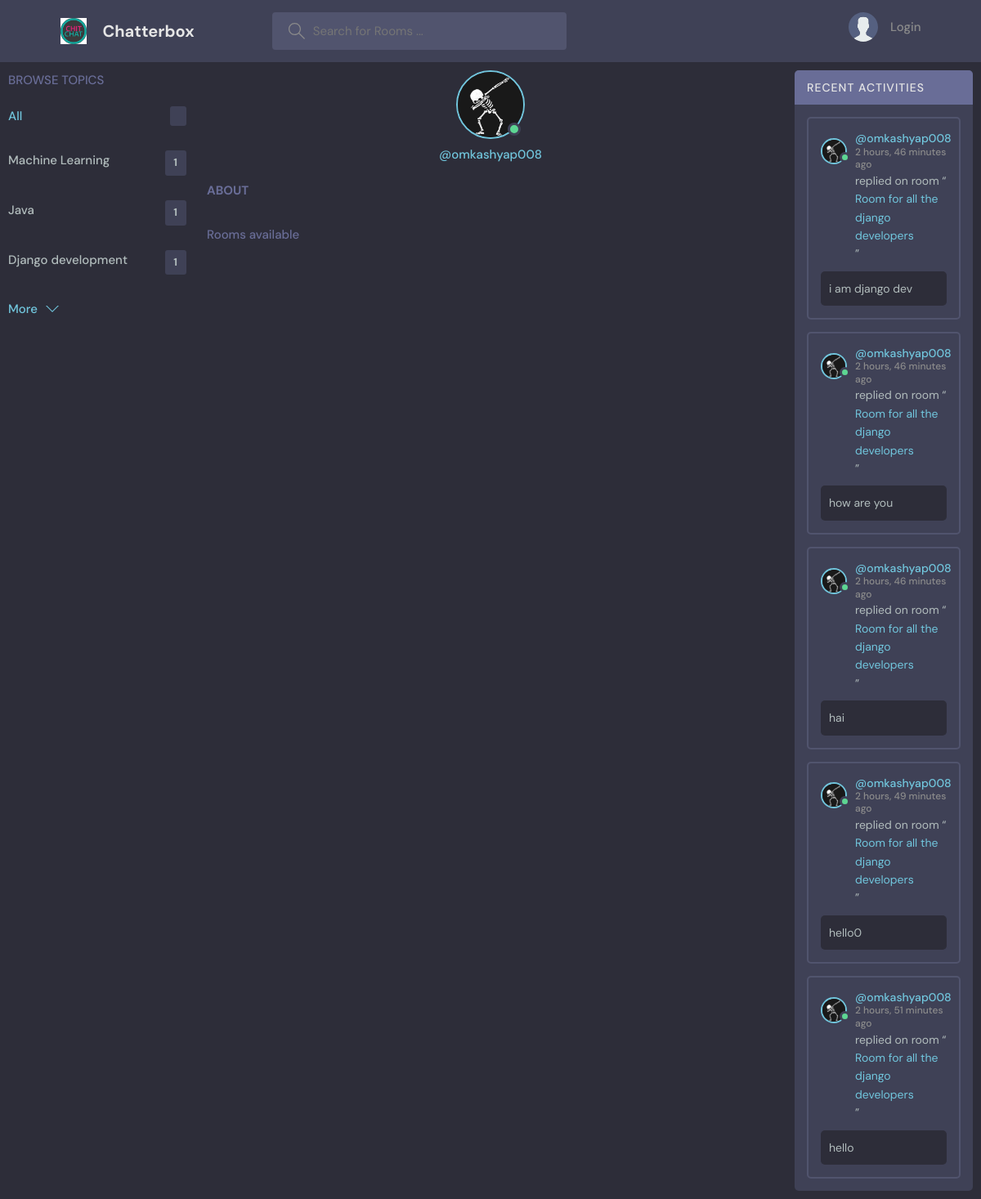
The page /profile/4/ on the database its author committed.
### base/models.py (models this page shows, shortened)
class Topic(models.Model) :
    name = models.CharField(max_length = 100)
    created = models.DateTimeField(auto_now_add = True)
    class Meta :
        ordering = ["created"]

class Profile(models.Model) :
    user = models.OneToOneField(User , on_delete = models.CASCADE)
    image = models.ImageField(default = "default.jpg" , upload_to = "profile_pics")
    first_name = models.CharField(max_length=50 , blank = True , null = True)
    last_name = models.CharField(max_length=50 , blank = True , null = True)
    aboutuser = models.TextField(null = True , blank = True)

class Message(models.Model) :
    user = models.ForeignKey(User , on_delete = models.CASCADE)
    room = models.ForeignKey(Chatroom , on_delete = models.CASCADE)
    body = models.TextField()
    udpated = models.DateTimeField(auto_now = True)
    created = models.DateTimeField(auto_now_add = True)
    class Meta:
        ordering = ["-udpated" , "-created"]

class Chatroom(models.Model) :
    host = models.ForeignKey(User , on_delete = models.CASCADE )
    topic = models.ForeignKey("base.Topic", verbose_name="topic", on_delete=models.SET_NULL , null = True)
    roomname = models.CharField(max_length = 200 )
    description = models.TextField(null = True ,  blank = True)
    participants = models.ManyToManyField(User, verbose_name="participants" , related_name = "participants"  )
    updated = models.DateTimeField(auto_now = True)
    created = models.DateTimeField(auto_now_add = True)
    class Meta :
        ordering = ["-updated" , "-created"]

### base/views.py (the view)
# urls.py: path("profile/<int:pk>/" , base_views.UserProfile , name = "user-profile") ,
def UserProfile(request , pk) :
    user = User.objects.get(id = pk)
    rooms = Chatroom.objects.filter(host=  user)[:10]
    room_messages = user.message_set.all()[:10]
    topics = Topic.objects.all()[:10]
    profile_page = True
    context = {"user" : user , "rooms" : rooms , "topics" : topics , "room_messages" : room_messages,"profile_page":profile_page}
    return render(request , "base/profile.html" , context)

### base/templates/base/profile.html (shortened to what this page needs)
{% extends "base.html" %} {% block content %}
<div class="profile-container">
  {% include "base/topic_component.html" %}
  {% include "base/rooms_component.html" %}
  {% include "base/recent_activity.html" %}
</div>
{% endblock content %}

### base/templates/base/topic_component.html
  <div class="topics" >
    <div class="topics__header">
      <h2>Browse Topics</h2>
    </div>
    <ul class="topics__list">
      <li>
        <a href="{% url 'chat-home' %}" class="active">All <span>{{topics_count}}</span></a>
      </li>
      {% for topic in topics%}
      <li>
        <a href ="{% url 'chat-home' %}?q={{topic.name}}">{{topic.name}}<span>{{topic.chatroom_set.all.count}}</span></a>
      </li>
      {% endfor %}
    </ul>
    <a class="btn btn--link" href="{% url 'topics-page' %}">
      More
      <svg version="1.1" xmlns="http://www.w3.org/2000/svg" width="32" height="32" viewBox="0 0 32 32">
        <title>chevron-down</title>
        <path d="M16 21l-13-13h-3l16 16 16-16h-3l-13 13z"></path>
      </svg>
    </a>
  </div>

### base/templates/base/profile_part.html (shortened to what this page needs)
<div class="profile">
    <div class="profile__avatar">
      <div class="avatar avatar--large active">
        <img src="{{user.profile.image.url}}" />
      </div>
    </div>
    <div class="profile__info">
      <p>@{{user.username}}</p>
    </div>
    <div class="profile__about">
      <h3>About</h3>
    </div>
  </div>

### base/templates/base/recent_activity.html
<div class="activities">
  <div class="activities__header">
    <h2>Recent Activities</h2>
  </div>
  {% for message in room_messages %}
  <div class="activities__box">
    <div class="activities__boxHeader roomListRoom__header">
      <a
        href="{% url 'user-profile' pk=message.user.id %}"
        class="roomListRoom__author"
      >
        <div
          class="avatar avatar--small {% if message.user.is_active %}active{% endif %}"
        >
          <img src="{{message.user.profile.image.url}}" />
        </div>
        <p>
          @{{message.user.username}}
          <span>{{message.created|timesince}} ago</span>
        </p>
      </a>
    </div>
    <div class="activities__boxContent">
      <p>
        replied on room “<a href="{% url 'chat-room' pk=message.room.id %}">
          {{message.room.roomname}}</a
        >”
      </p>
      <div class="activities__boxRoomContent">
        {{message.body|truncatechars:100}}
      </div>
    </div>
  </div>
  {% endfor %}
</div>

### static/style/main.css (style rules this page uses)
:root { --color-main: #71c6dd; --color-main-light: #e1f6fb; --color-dark: #3f4156; --color-dark-medium: #51546e; --color-dark-light: #696d97; --color-light: #e5e5e5; --color-gray: #8b8b8b; --color-light-gray: #b2bdbd; --color-bg: #2d2d39; --color-success: #5dd693; --color-error: #fc4b0b; }
* { font-family: "DM Sans", -apple-system, BlinkMacSystemFont, "Segoe UI", Roboto, Oxygen, Ubuntu, Cantarell, "Open Sans", "Helvetica Neue", sans-serif; margin: 0; padding: 0; box-sizing: border-box; text-rendering: optimizeLegibility; font-size: inherit; }
html { font-size: 56.25%; }
@media only screen and (min-width: 1200px) { html { font-size: 62.5%; } }
body { line-height: 1.6; font-weight: 400; font-size: 1.5rem; color: var(--color-light-gray); background-color: var(--color-bg); min-height: 100vh; }
img { width: 100%; }
a { display: inline-block; color: var(--color-main); text-decoration: none; }
.btn { background-color: transparent; border: none; display: inline-flex; align-items: center; gap: 1rem; cursor: pointer; transition: all ease-in-out 0.3s; padding: 1rem 2rem; border-radius: 5px; box-shadow: 1px 1px 3px 1px rgba(0, 0, 0, 0.15); font-weight: 500; }
.btn--link { border-radius: 0; padding: 0; color: var(--color-main); box-shadow: none; }
.btn > svg { fill: currentColor; width: 1.6rem; height: 1.6rem; }
.avatar { position: relative; display: inline-block; border-radius: 50%; border: 2px solid var(--color-main); }
.avatar img { display: block; border-radius: 50%; object-fit: cover; object-position: center; }
.avatar::after { content: ""; display: block; position: absolute; background-color: var(--color-gray); z-index: 111; border-radius: 50%; border: 0.3rem solid var(--color-dark); }
.avatar.active::after { background-color: var(--color-success); }
.avatar.avatar--small img { width: 2.8rem; height: 2.8rem; }
.avatar.avatar--small:after { width: 0.7rem; height: 0.7rem; bottom: 0px; right: -6px; }
.avatar.avatar--large img { display: block; width: 8rem; height: 8rem; border-radius: 50%; }
.avatar.avatar--large:after { width: 1rem; height: 1rem; bottom: 2px; right: 3.5px; }
.topics__header { margin-bottom: 2rem; }
.topics__header h2 { text-transform: uppercase; font-weight: 500; color: var(--color-dark-light); }
.topics__list { list-style: none; }
.topics__list li a { display: flex; justify-content: space-between; margin-bottom: 3rem; font-weight: 500; color: var(--color-light-gray); transition: all 0.3s ease-in-out; }
.topics__list li a.active, .topics__list li a:hover { color: var(--color-main); }
.topics__list li a span { padding: 0.5rem 1rem; background-color: var(--color-dark); border-radius: 3px; font-size: 1.3rem; font-weight: 700; letter-spacing: 1px; }
.roomListRoom__header { display: flex; justify-content: space-between; align-items: center; }
.roomListRoom__author { font-weight: 500; display: flex; align-items: center; gap: 1rem; }
.activities { background: var(--color-dark); border-radius: 5px; overflow: hidden; }
.activities__header h2 { background-color: var(--color-dark-light); text-transform: uppercase; font-weight: 500; padding: 1rem 1.5rem; color: var(--color-light); letter-spacing: 1px; font-size: 1.4rem; }
.activities__box { margin: 1.5rem; padding: 1.5rem; border: 2px solid var(--color-dark-medium); border-radius: 5px; }
.activities__boxHeader p { font-size: 1.4rem; line-height: 1.3; }
.activities__boxHeader p span { color: var(--color-gray); font-size: 1.2rem; display: block; }
.activities__boxContent { margin-left: 4.2rem; }
.activities__boxContent { font-size: 1.4rem; }
.activities__boxRoomContent { background: var(--color-bg); padding: 1rem; border-radius: 5px; margin-top: 1rem; margin-left: -4.2rem; }
.profile { margin-bottom: 3rem; }
.profile__avatar { text-align: center; }
.profile__info { text-align: center; }
.profile__info p { color: var(--color-main); font-weight: 500; margin-bottom: 1rem; }
.profile__about { margin-top: 2rem; }
.profile__about h3 { text-transform: uppercase; color: var(--color-dark-light); margin-bottom: 0.5rem; }

### base/templates/base/profile.html (style rules this page uses)
.profile-container { display: grid; grid-template-columns: 1fr 3fr 1fr; grid-gap: 5px; }
.profile-container > * { margin: 10px; }

### rows shown on the page
Topic: name "Machine Learning", chatroom_set.all.count "1"
Topic: name "Java", chatroom_set.all.count "1"
Topic: name "Django development", chatroom_set.all.count "1"
Message: user.profile.image (placeholder picture), user.username "omkashyap008", created "2 hours, 46 minutes", room.roomname "Room for all the django developers", body "i am django dev"
Message: user.profile.image (placeholder picture), user.username "omkashyap008", created "2 hours, 46 minutes", room.roomname "Room for all the django developers", body "how are you"
Message: user.profile.image (placeholder picture), user.username "omkashyap008", created "2 hours, 46 minutes", room.roomname "Room for all the django developers", body "hai"
Message: user.profile.image (placeholder picture), user.username "omkashyap008", created "2 hours, 49 minutes", room.roomname "Room for all the django developers", body "hello0"
Message: user.profile.image (placeholder picture), user.username "omkashyap008", created "2 hours, 51 minutes", room.roomname "Room for all the django developers", body "hello"

### other values the page prints
{{ user.username }} "omkashyap008"
